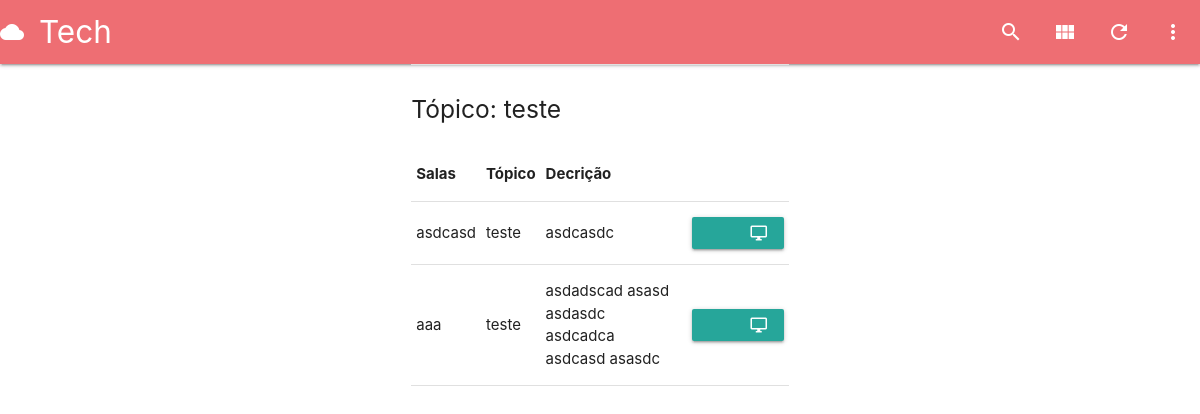
The page /topic/detail/8 on the database its author committed.
### apps/base/models.py (models this page shows)
class Topic(models.Model):
    name = models.CharField(max_length=200)
    def __str__(self):
        return self.name

class Room(models.Model):
    host = models.ForeignKey(User, on_delete=models.SET_NULL, null=True)
    topic = models.ForeignKey(Topic, on_delete=models.SET_NULL, null=True)
    name = models.CharField(max_length=200)
    description = models.TextField(null=True, blank=True)
    participants = models.ManyToManyField(User, related_name='participants', blank=True)
    updated = models.DateTimeField(auto_now=True)
    created = models.DateTimeField(auto_now_add=True)
    class Meta:
        ordering = ['-updated', '-created']
    def __str__(self):
        return self.name

### apps/base/views.py (the view)
class TopicDetail(View):
    template = 'base/topic_detail.html'
    def get(self, request, *args, **kwargs):
        topic_id = kwargs['int']
        topic = TopicModel.objects.get(id=topic_id)
        rooms = RoomModel.objects.filter(topic=topic_id)
        context = {
            'topic':topic,
            'rooms':rooms
            }
        return render(request, self.template, context)

### templates/base/topic_detail.html
{% include 'main/main.html' %}{% block content %}
<div class="row">
    <div class="col s4">
    </div>
    <div class="col s4">
        <div class="divider"></div>
        <div class="section">
          <h5>Tópico: {{ topic }}</h5>
        </div>
        <table class="highlight">
            <thead>
            <tr>
                <th>Salas</th>
                <th>Tópico</th>
                <th>Decrição</th>
            </tr>
            </thead>
            <tbody>
                {% for room in rooms %}
            <tr>
                <td>{{ room }}</td>
                <td>{{ room.topic }}</td>
                <td>{{ room.description }}</td>
                <td><td><a href="{% url 'url_message_list' room.id %}" class="waves-effect waves-light btn-small"><i class="material-icons right">desktop_windows</i>Entrar</a></td></td>
            </tr>
                {% endfor %}
            </tbody>
        </table>
    </div>
    <div class="col s4"></div>
  </div>
{% endblock content %}

### rows shown on the page
Topic: name "teste"
Room: name "asdcasd", topic "teste", description "asdcasdc"
Room: name "aaa", topic "teste", description "asdadscad asasd asdasdc asdcadca asdcasd asasdc"
